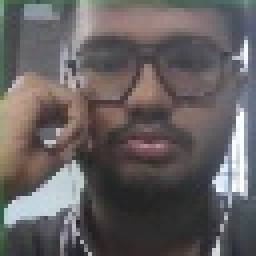
#> input picture data/background/1.jpg, 64 x 64 px (shown 4 times larger); its folder holds only this picture in this run
$ python train.py
#> lines starting #> are read from the running program, lines starting #| are printed output that depends on the picture
import os
import cv2
import numpy as np
from sklearn.model_selection import train_test_split, GridSearchCV
from sklearn.svm import SVC
from sklearn.metrics import accuracy_score
import joblib

DATA_DIR = "data"
LABELS = ["background", "thumbs_up"] # 0: background, 1: thumbs_up
IMG_SIZE = (64, 64)

def get_hog_features(image):
    win_size = IMG_SIZE
    block_size = (16, 16)
    block_stride = (8, 8)
    cell_size = (8, 8)
    nbins = 9
    hog = cv2.HOGDescriptor(win_size, block_size, block_stride, cell_size, nbins)
    return hog.compute(image).flatten()

def load_data():
    X = []
    y = []

    print("Loading data...")
    for label in LABELS:
        path = os.path.join(DATA_DIR, label)
        class_num = LABELS.index(label)

        for img_name in os.listdir(path):
            try:
                img_path = os.path.join(path, img_name)
                img = cv2.imread(img_path, cv2.IMREAD_GRAYSCALE)
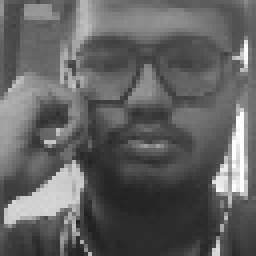
#> img: shape (64, 64) (shown 4 times larger); min 32, max 255, mean 97.4
                if img is None:
                    print(f"Warning: Could not read {img_name}. Skipping.")
                    continue
                img = cv2.resize(img, IMG_SIZE)

                features = get_hog_features(img)
#> features = 1764 values, max 0.376 at index 1638, min 0.00287 at index 1196, mean 0.139
                X.append(features)
                y.append(class_num)
            except Exception as e:
                print(f"Error loading {img_name}: {e}")
#> pass 2 of the loop in load_data, `for label in LABELS:`:
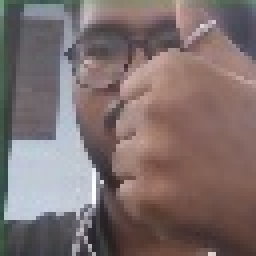
#> input picture data/thumbs_up/0.jpg, 64 x 64 px (shown 4 times larger)
#> in load_data, `img = cv2.imread(img_path, cv2.IMREAD_GRAYSCALE)`:
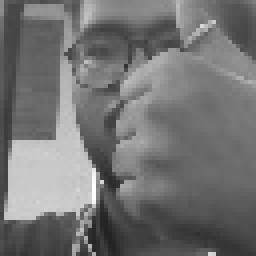
#> img: shape (64, 64) (shown 4 times larger); min 34, max 255, mean 115.1
#> features = 1764 values, max 0.411 at index 121, min 0.00035 at index 1719, mean 0.138

    return np.array(X), np.array(y)

def train():
    X, y = load_data()
#> y = [0, 1]
    if len(X) == 0:
        print("No data loaded. Exiting training.")
        return

    print(f"Loaded {len(X)} samples.")
#| Loaded 2 samples.

#> (the run stopped early here; a loop or call above may not have finished)
